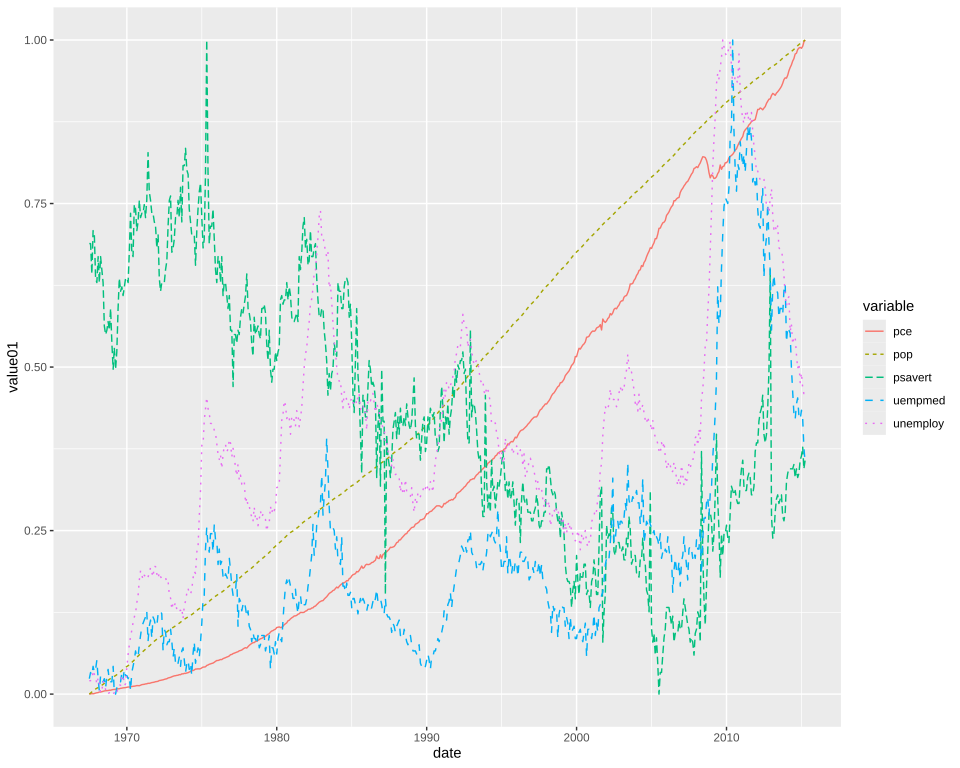

Write the R code that produced this figure.
# The plot test/golden/linetype_colour.svg draws, drawn by ggplot2 itself, as ggplot2's own visual
# tests draw their snapshots: the independent check on that golden whenever it changes. The suite
# never runs this; it needs R, ggplot2 and vdiffr, saved as the Docker image giggly-r:ggplot2-4.0.3.
# From the repository's root:
#
#   docker run --rm -v "$PWD/test/golden":/golden:ro giggly-r:ggplot2-4.0.3 \
#     Rscript /golden/linetype_colour.R > linetype_colour.ggplot2.svg
#
# and compare the two drawings element by element, as test/golden/point.R describes.
#
# economics_long's five series mapped to line type and to colour: one legend, each key its line
# type in its colour.
# First checked with ggplot2 4.0.3 and vdiffr 1.0.9: every element matches, the x axis drawn before
# the y as test/golden/point.R describes, and every clip path.

library(ggplot2)

plot <- ggplot(economics_long, aes(date, value01, linetype = variable, colour = variable)) +
  geom_line() +
  theme_gray()

file <- tempfile(fileext = ".svg")
suppressWarnings(vdiffr::write_svg(plot, file))
cat(readLines(file), sep = "\n")
